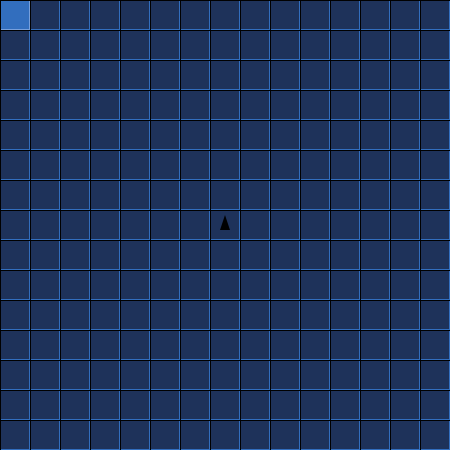
Frame 1 (no input)
Frame 60 (the mouse pressed at the canvas centre just before this capture): identical to frame 1, image omitted
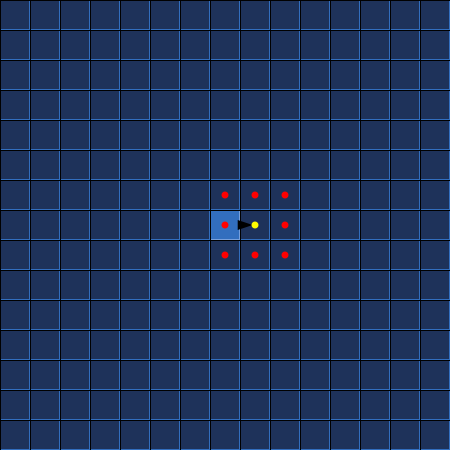
Frame 120 (the mouse held since frame 60 and released just before this capture)

The Processing sketch that drew these frames (run headless with seeded random() and noise(); from frame 60 on, the mouse is pressed at the canvas centre):

// Processing sketch: processing_115427
// ── processing_115427.pde


GridLayout grid;
Enemy en;

void setup() {
  size(450, 450);
  grid = new GridLayout(30);
  en = new Enemy(width/2, height/2, 1);
}

void draw() {
  background(255);
  grid.display();
  en.display(grid);
}

void mousePressed() {
  if (mouseButton == LEFT) {
    grid.mPressed();
  }
  else {
    en.mPressed();
  }
}

void mouseReleased() {
  if (mouseButton == LEFT) {
    grid.mReleased();
  }
}


class Enemy {

  float x, y;
  float speed = 0.3;
  float gridX, gridY;
  float w;
  float angle = 0;
  int dir;
  // 0 = up
  // 1 = down
  // 2 = left
  // 3 = right
  boolean blockedUp;
  boolean blockedDown;
  boolean blockedLeft;
  boolean blockedRight;
  boolean blockedNW;
  boolean blockedNE;
  boolean blockedSE;
  boolean blockedSW;

  Enemy(float initialX, float initialY, int initialDir) {
    x = initialX;
    y = initialY;
    gridX = gridSpot(initialX);
    gridY = gridSpot(initialY);
    dir = initialDir;
  }

  void display(GridLayout grid) {
    w = grid.bSize;
    moveCharacter();
    if (abs(x - gridX) < speed && abs(y - gridY) < speed) {
      findPath();
      moveGridSpot();
    }

    noStroke();
    fill(0);
    pushMatrix();
    translate(x, y);
    rotate(angle);
    triangle(-5, 5, 5, 5, 0, -10);
    popMatrix();

    gridX -= w/2;
    gridY -= w/2;
    blockedUp = grid.isFilled(gridX, gridY - w);
    blockedDown = grid.isFilled(gridX, gridY + w);
    blockedLeft = grid.isFilled(gridX - w, gridY);
    blockedRight = grid.isFilled(gridX + w, gridY);
    blockedNW = grid.isFilled(gridX - w, gridY - w);
    blockedNE = grid.isFilled(gridX + w, gridY - w);
    blockedSE = grid.isFilled(gridX + w, gridY + w);
    blockedSW = grid.isFilled(gridX - w, gridY + w);
    gridX += w/2;
    gridY += w/2;

    drawSensors();
  }

  void findPath() {
    boolean clearAhead = true;
    switch (dir) {
    case 0:
      if (blockedUp) {
        clearAhead = false;
        if (blockedLeft) {
          dir = 3;
        }
        else {
          dir = 2;
        }
      }
      break;
    case 1:
      if (blockedDown) {
        clearAhead = false;
        if (blockedLeft) {
          dir = 3;
        }
        else {
          dir = 2;
        }
      }
      break;
    case 2:
      if (blockedLeft) {
        clearAhead = false;
        if (blockedUp) {
          dir = 1;
        } 
        else {
          dir = 0;
        }
      }
      break;
    case 3:
      if (blockedRight) {
        clearAhead = false;
        if (blockedUp) {
          dir = 1;
        }
        else {
          dir = 0;
        }
      }
      break;
    }
    if (clearAhead) {
      hugCorners();
    }
  }

  void hugCorners() {
    switch (dir) {
    case 0:
      if (!blockedLeft && blockedSW) {
        dir = 2;
      }
      if (!blockedRight && blockedSE) {
        dir = 3;
      }
      break;
    case 1:
      if (!blockedLeft && blockedNW) {
        dir = 2;
      }
      if (!blockedRight && blockedNE) {
        dir = 3;
      }
      break;
    case 2:
      if (!blockedDown && blockedSE) {
        dir = 1;
      }
      if (!blockedUp && blockedNE) {
        dir = 0;
      }
      break;
    case 3:
      if (!blockedUp && blockedNW) {
        dir = 0;
      }
      if (!blockedDown && blockedSW) {
        dir = 1;
      }
      break;
    }
  }

  void drawSensors() {
    fill(255, 255, 0);
    ellipse(gridX, gridY, 7, 7);
    fill(0, 255, 0);
    if (blockedUp) {
      fill(255, 0, 0);
    }
    ellipse(gridX, gridY - w, 7, 7);
    fill(0, 255, 0);
    if (blockedDown) {
      fill(255, 0, 0);
    }
    ellipse(gridX, gridY + w, 7, 7);
    fill(0, 255, 0);
    if (blockedLeft) {
      fill(255, 0, 0);
    }
    ellipse(gridX - w, gridY, 7, 7);
    fill(0, 255, 0);
    if (blockedRight) {
      fill(255, 0, 0);
    }
    ellipse(gridX + w, gridY, 7, 7);

    fill(0, 255, 0);
    if (blockedNW) {
      fill(255, 0, 0);
    }
    ellipse(gridX - w, gridY - w, 7, 7);
    fill(0, 255, 0);
    if (blockedNE) {
      fill(255, 0, 0);
    }
    ellipse(gridX + w, gridY - w, 7, 7);
    fill(0, 255, 0);
    if (blockedSE) {
      fill(255, 0, 0);
    }
    ellipse(gridX + w, gridY + w, 7, 7);
    fill(0, 255, 0);
    if (blockedSW) {
      fill(255, 0, 0);
    }
    ellipse(gridX - w, gridY + w, 7, 7);
  }

  void moveCharacter() {
    if (x - gridX < -speed) {
      x += speed;
    }
    if (x - gridX > speed) {
      x -= speed;
    }
    if (y - gridY < -speed) {
      y += speed;
    }
    if (y - gridY > speed) {
      y -= speed;
    }
  }
  void moveGridSpot() {
    if (dir > 3) {
      dir = 0;
    }
    if (dir == 0) {
      angle = 0;
      gridY -= w;
    } 
    if (dir == 1) {
      angle = PI;
      gridY += w;
    }
    if (dir == 2) {
      angle = 3*PI/2;
      gridX -= w;
    }
    if (dir == 3) {
      angle = PI/2;
      gridX += w;
    }
  }

  float gridSpot(float num) {
    num -= constrain(num % w, 0, w);
    num += w/2;
    return num;
  }

  void mPressed() {
    x = mouseX;
    y = mouseY;
    gridX = gridSpot(mouseX);
    gridY = gridSpot(mouseY);
    dir = 0;
  }
}


class GridLayout {

  ArrayList<GridBlock> blockList;
  float bSize;
  boolean removing = false;
  boolean adding = false;

  GridLayout(float blockSize) {
    bSize = blockSize;
    blockList = new ArrayList<GridBlock>();
    for (float i = 0; i <= width-bSize; i += bSize) {
      for (float j = 0; j <= height-bSize; j += bSize) {
        blockList.add(new GridBlock(i, j, bSize));
      }
    }
  }

  void display() {
    for (int i = 0; i < blockList.size(); i++) {
      GridBlock block = blockList.get(i);
      block.display();

      if (removing && block.pointIsOver(mouseX, mouseY)) {
        block.isHidden = true;
      }
      if (adding && block.pointIsOver(mouseX, mouseY) && block.isHidden) {
        block.isHidden = false;
      }
    }

    stroke(0);
    for (float i = 0; i <= width-bSize; i += bSize) {
      line(i, 0, i, height);
    }
    for (float j = 0; j <= height-bSize; j += bSize) {
      line(0, j, width, j);
    }
  }

  boolean isFilled(float i, float j) {
    int index = (int)((width/bSize)*i/bSize + j/bSize);
    try {
      if (blockList.get(index).isHidden) {
        return false;
      }
      else {
        return true;
      }
    }
    catch (ArrayIndexOutOfBoundsException e) {
      return true;
    }
  }

  void mPressed() {
    boolean noBlockHere = true;
    for (int i = 0; i < blockList.size(); i++) {
      GridBlock block = blockList.get(i);
      if (block.isHidden == false && block.pointIsOver(mouseX, mouseY)) {
        noBlockHere = false;
      }
    }
    if (noBlockHere) {
      adding = true;
    }
    else {
      removing = true;
    }
  }

  void mReleased() {
    removing = false;
    adding = false;
  }
}

class GridBlock {
  float x;
  float y;
  float w;
  float h;
  boolean isHidden = false;

  GridBlock(float x, float y, float blockSize) {
    w = blockSize;
    h = blockSize;
    this.x = gridSpot(x);
    this.y = gridSpot(y);
  }

  void display() {
    if (!isHidden) {
      noStroke();
      rectMode(CORNER);
      fill(50, 110, 190);
      if (pointIsOver(mouseX, mouseY)) {
        fill(120, 160, 220);
      }
      rect(x, y, w, h);
      fill(30, 50, 90);
      if (pointIsOver(mouseX, mouseY)) {
        fill(50, 110, 190);
      }
      rect(x+1, y+1, w-2, h-2);
    }
  }

  float gridSpot(float num) {
    num -= constrain(num % w, 0, w);
    return num;
  }

  boolean pointIsOver(float pointX, float pointY) {
    if (pointX >= x && pointX < x + w && pointY >= y && pointY < y + h) {
      return true;
    }
    else {
      return false;
    }
  }
}
